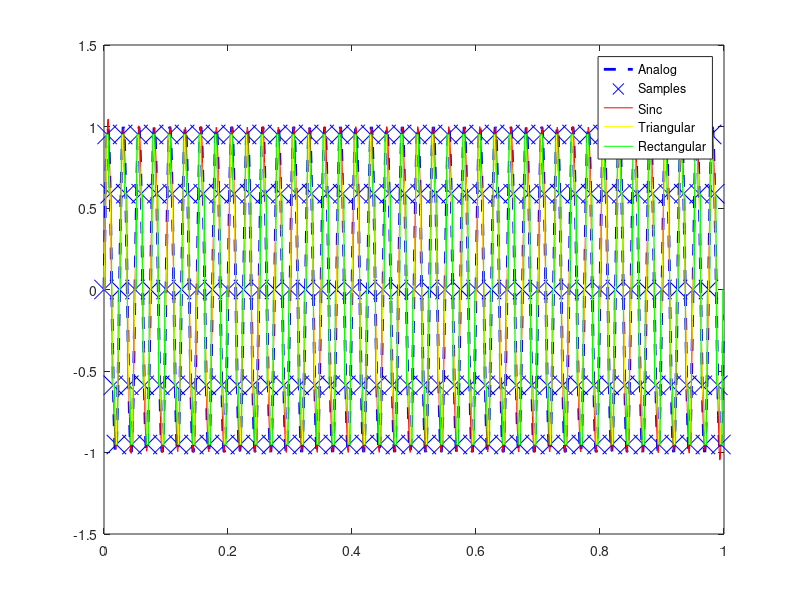
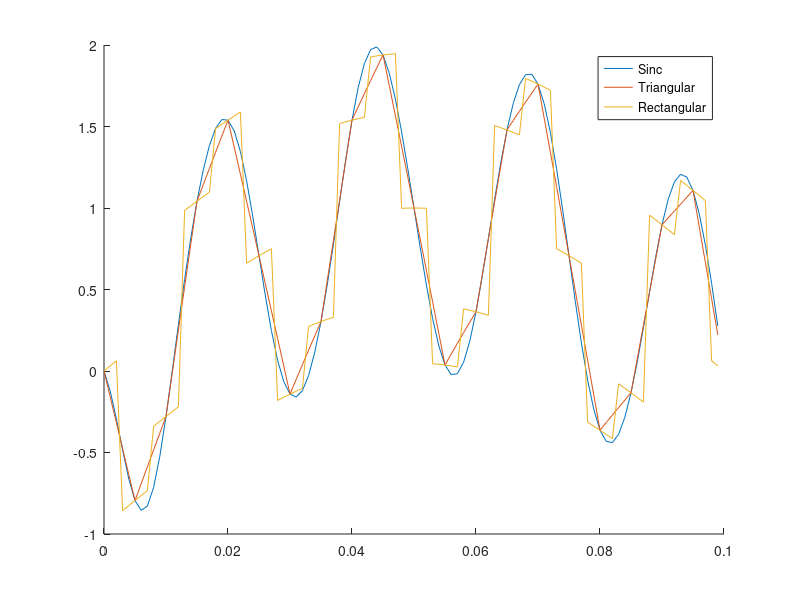
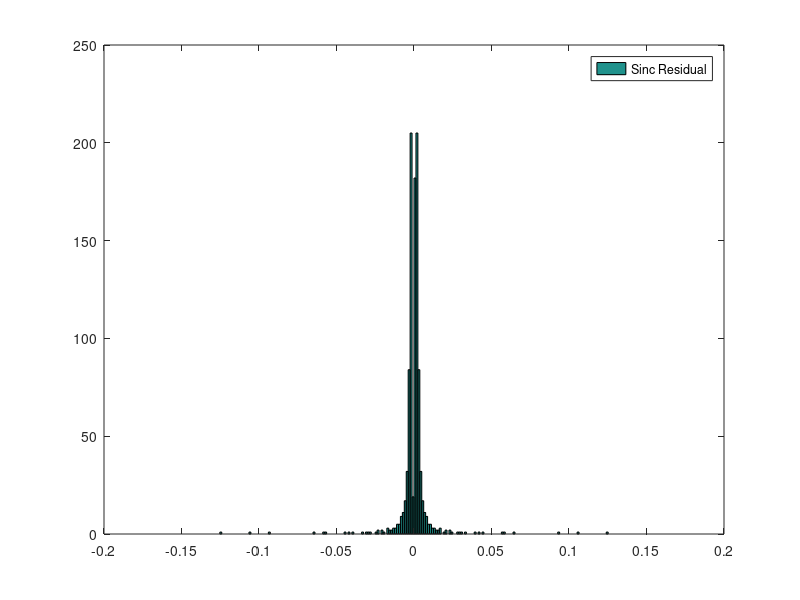
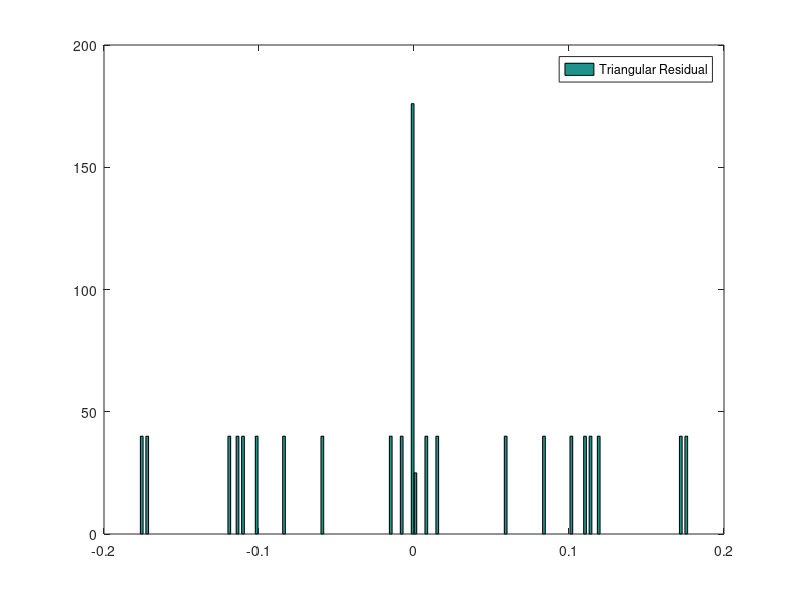

The MATLAB script that drew these images, in order:
% Ts: sampling rate
% f0: frequency of signal in Hz
% initial_phase: initial phase of signal 
%========================================================================%
% clear
% clc
% close all
%========================================================================%
Ts = 0.005;
f0 = 4040;  %40 & 240
initial_phase =  0;


n  = 0:1/Ts; %discrete samples
%x = sin(2*pi*f0*n*Ts+initial_phase);
x = sin(2*pi*f0*n*Ts+initial_phase);
%plot(n,x)
dt = 0.001;
t = 0:dt:1; %continuous time
x_cont=sin(2*pi*f0*t'+initial_phase);

% Initialize Arrays
sinc_array = zeros(length(t),length(n));
triangular_array = sinc_array;
rec_array = sinc_array;

% indx:(t/Ts-n)
indx = t'*ones(1,length(n))/Ts-ones(length(t),1)*n;

% Sinc 
sinc_array = sinc(indx);

% Triangular 
triangular_array(abs(indx)>1)=0; %x in [-1, 1], so delete the rest
triangular_array(abs(indx)<1) = 1 - abs(indx(abs(indx)<1));

% Rectangular
rec_array(abs(indx)<1/2) = 1;
rec_array(indx ==1/2) = 1;
rec_array(abs(indx)>1/2) = 0;


% Reconstructed Signals
x_analog1 = sum((ones(length(t),1)*x).*sinc_array,2); % Sinc Reconstruction
x_analog2 = sum((ones(length(t),1)*x).*triangular_array,2); %Triangular Reconstruction
x_analog3 = sum((ones(length(t),1)*x).*rec_array,2); % Rectangular Reconstruction


% Residual Signals
r1=x_cont-x_analog1;
r2=x_cont-x_analog2;
r3=x_cont-x_analog3;


% Plot Reconstructed Signals
figure;
plot(t(1:1000),x_cont(1:1000),'b--','LineWidth',2) % Plot original analog signal
hold on
plot(n(1:dt/Ts*1000)*Ts,x(1:dt/Ts*1000),'bx','MarkerSize',14) % Plot Sample Points
plot(t(1:1000),x_analog1(1:1000),'r') % Plot sinc reconsruction
plot(t(1:1000),x_analog2(1:1000),'y') % Plot triangular reconstruction
plot(t(1:1000),x_analog3(1:1000),'g') % Plot rectangular reconsturction
hold off
legend('Analog','Samples','Sinc','Triangular','Rectangular')


% Plot Error of Reconstruction
figure
hold on
plot(t(1:100),sin(10*pi*t(1:100)')-x_analog1(1:100)) % Plot sinc Error
plot(t(1:100),sin(10*pi*t(1:100)')-x_analog2(1:100)) % Plot triangular Error
plot(t(1:100),sin(10*pi*t(1:100)')-x_analog3(1:100)) % Plot rectangular Error
hold off
legend('Sinc','Triangular','Rectangular')

% Plot of Distributions of residuals

figure
hist(r1,200) % Histogram of r1
legend('Sinc Residual')
figure
hist(r2,200) % Histogram of r2
legend('Triangular Residual')
figure
hist(r3,200) % Histogram of r3
legend('Rectangular Residual')


MSE = [mean(r1.^2) mean(r2.^2) mean(r3.^2) ]
STD = [std(r1) std(r2) std(r3) ]



